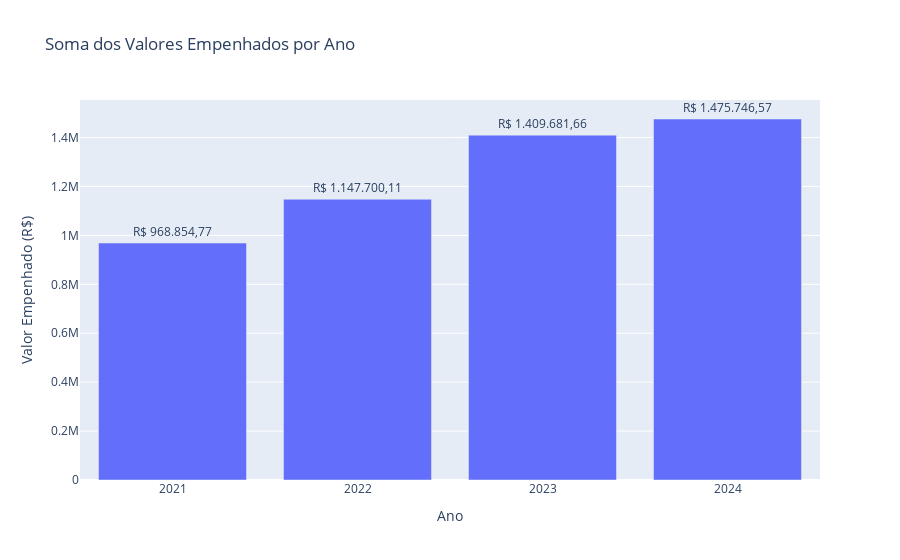

This figure's notebook cell:
### Code cell
import plotly.express as px
import pandas as pd
from babel.numbers import format_currency

# Supondo que você já tenha o DataFrame 'total_empenhado_por_mes'
# Convertendo o resultado para um DataFrame
df_plot = total_empenhado_por_mes.reset_index()
df_plot.columns = ['Ano', 'Total Empenhado']

# Arredondando os valores para duas casas decimais
df_plot['Total Empenhado'] = df_plot['Total Empenhado'].round(2)

# Formatando os valores com separador de milhar e símbolo de real
df_plot['Total Empenhado Formatado'] = df_plot['Total Empenhado'].apply(
    lambda x: format_currency(x, 'BRL', locale='pt_BR')
)

# Criando o gráfico de barras com Plotly
fig = px.bar(
    df_plot,
    x='Ano',
    y='Total Empenhado',
    title='Soma dos Valores Empenhados por Ano',
    labels={'Ano': 'Ano', 'Total Empenhado': 'Valor Empenhado (R$)'},
    text='Total Empenhado Formatado'  # Exibir os valores formatados nas barras
)

# Formatando o texto exibido nas barras
fig.update_traces(textposition='outside')

# Exibindo o gráfico
fig.show()

### Figure 1 — Plotly figure (JSON) as saved in the notebook; plotly's stock layout.template omitted (floating-point values rounded to 4 significant figures)
{"data": [{"alignmentgroup": "True", "hovertemplate": "Ano=%{x}<br>Valor Empenhado (R$)=%{y}<br>Total Empenhado Formatado=%{text}<extra></extra>", "legendgroup": "", "marker": {"color": "#636efa", "pattern": {"shape": ""}}, "name": "", "offsetgroup": "", "orientation": "v", "showlegend": false, "text": ["R$ 968.854,77", "R$ 1.147.700,11", "R$ 1.409.681,66", "R$ 1.475.746,57"], "textposition": "outside", "type": "bar", "x": ["2021", "2022", "2023", "2024"], "xaxis": "x", "y": [968900.0, 1148000.0, 1410000.0, 1476000.0], "yaxis": "y"}], "layout": {"barmode": "relative", "legend": {"tracegroupgap": 0}, "title": {"text": "Soma dos Valores Empenhados por Ano"}, "xaxis": {"anchor": "y", "domain": [0, 1], "title": {"text": "Ano"}}, "yaxis": {"anchor": "x", "domain": [0, 1], "title": {"text": "Valor Empenhado (R$)"}}}}
